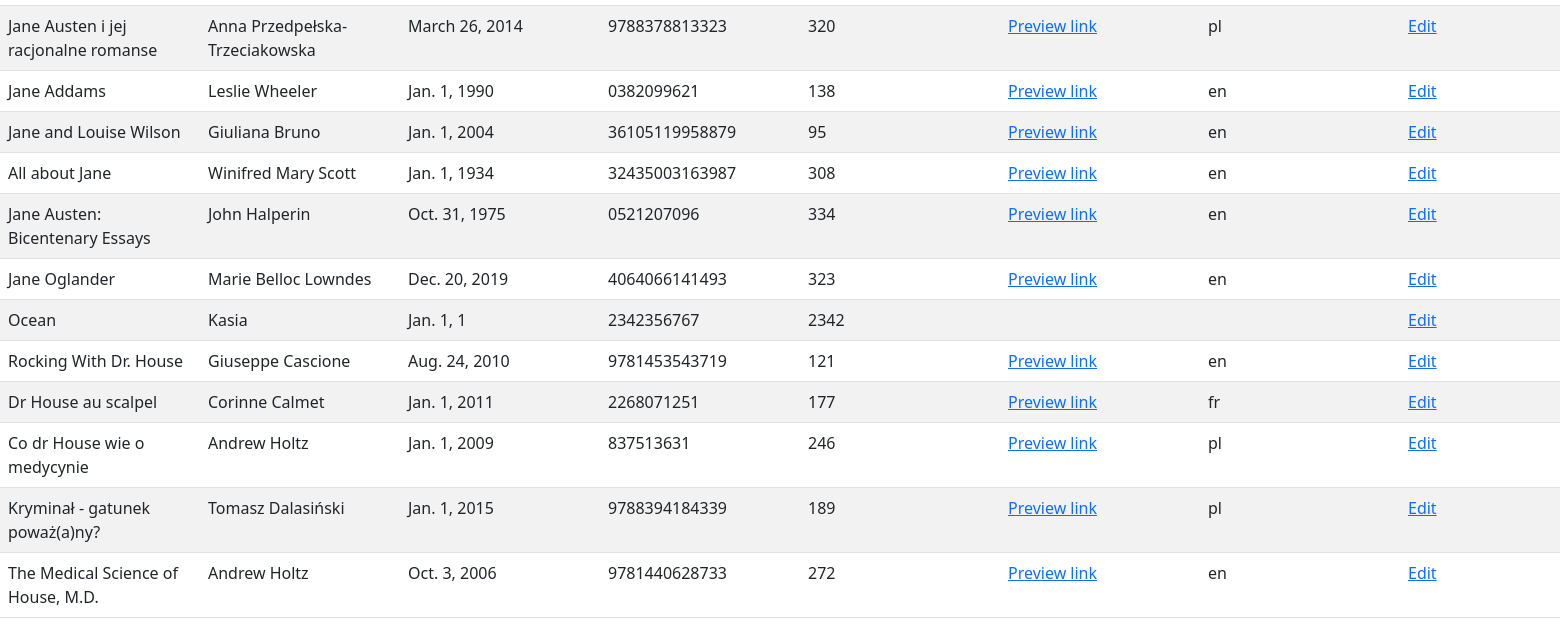
Before: /books_list/ (lower part) with the older database file.
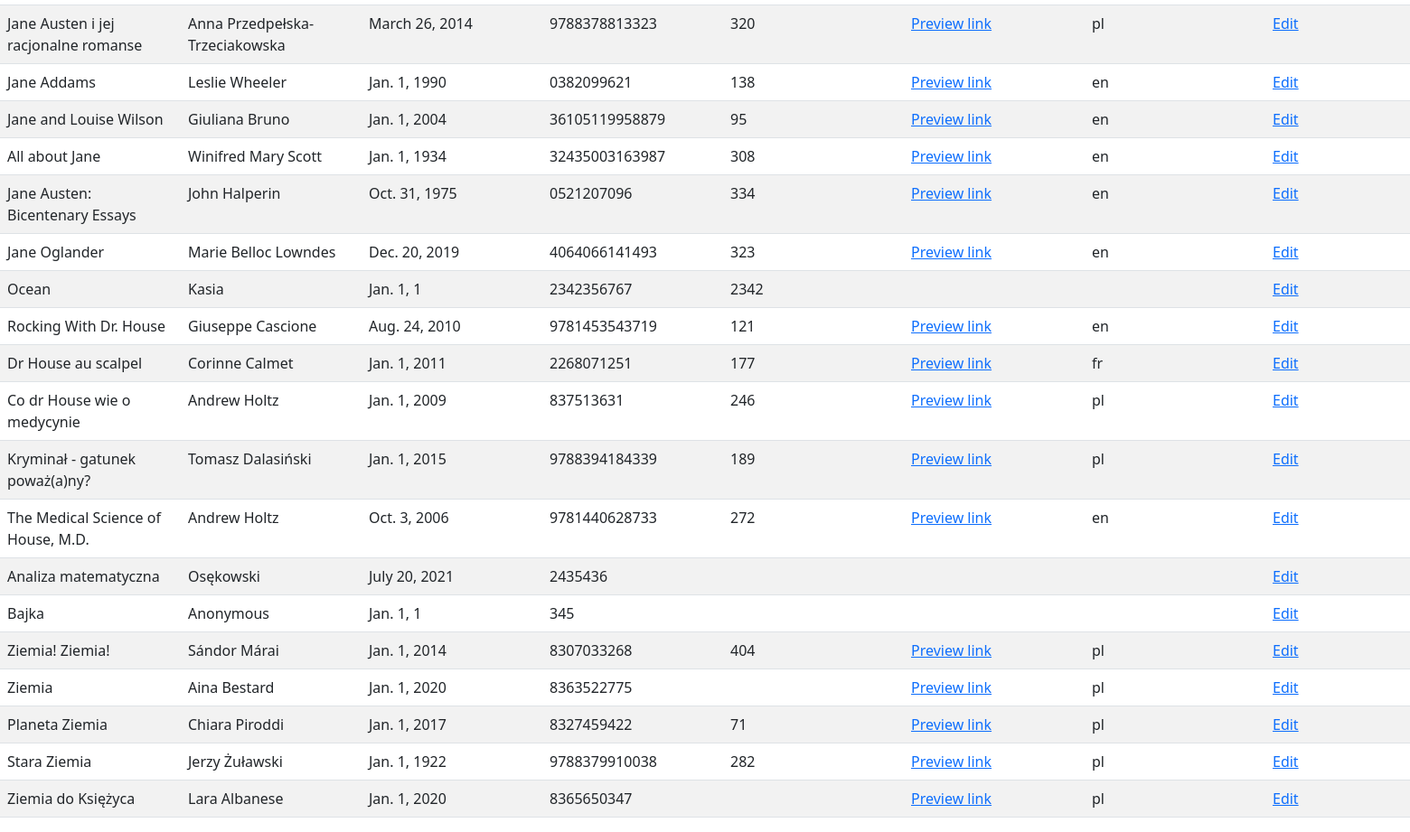
After: the same page with the newer database file.
### books_app/models.py (models this page shows)
class Book(models.Model):
    title = models.TextField(max_length=400)
    author = models.TextField(max_length=400)
    publication_date = models.DateField()
    isbn = models.TextField(max_length=20)
    pages = models.IntegerField(null=True)
    link = models.TextField(max_length=400, null=True)
    language = models.TextField(max_length=100, null=True)

### books_app/views.py (the view)
# urls.py: path('books_list/', books_list, name="books_list"),
def books_list(request):
    books = Book.objects.all()
    books_filter = BooksFilter(request.GET, queryset=books)
    books = books_filter.qs
    context = {
        "books": books,
        "books_filter": books_filter
    }
    return render(request, "books_app/books_list.html", context)

### books_app/templates/books_app/books_list.html (shortened to what this page needs)
<!DOCTYPE html>
<html lang="en">
<head>
    <link href="https://cdn.jsdelivr.net/npm/bootstrap@5.0.2/dist/css/bootstrap.min.css"
 rel="stylesheet">
</head>
<body>
<br/>
<br/>
<br/>
<table class="table table-striped table-hover table-responsive align-left">
    <tbody>
    {% for book in books %}
    <tr>
        <td style="min-width:200px">{{ book.title }}</td>
        <td style="min-width:200px">{{ book.author }}</td>
        <td style="min-width:200px">{{ book.publication_date }}</td>
        <td style="min-width:200px">{{ book.isbn }}</td>
        <td style="min-width:200px">{% if book.pages %} {{ book.pages}} {% endif %}</td>
        <td style="min-width:200px">{% if book.link %}<a href="{{book.link}}">Preview link</a>{% endif %}</td>
        <td style="min-width:200px">{{ book.language }}</td>
        <td style="min-width:200px"><a href="{% url 'books_app:edit_book' id=book.id %}">Edit</a></td>
    </tr>
    {% empty %}
    <h4>Sorry, we don't have the book you're looking for.
        Do you want to <a href="{% url 'books_app:import_books' %}">import new books</a>?</h4>
    {% endfor %}
    </tbody>
</table>
</body>
</html>

Changed rows visible on the page:
added Book: title "Analiza matematyczna", author "Osękowski", publication_date "July 20, 2021", isbn "2435436"
added Book: title "Bajka", author "Anonymous", publication_date "Jan. 1, 1", isbn "345"
added Book: title "Ziemia! Ziemia!", author "Sándor Márai", publication_date "Jan. 1, 2014", isbn "8307033268", pages "404", language "pl"
added Book: title "Ziemia", author "Aina Bestard", publication_date "Jan. 1, 2020", isbn "8363522775", language "pl"
added Book: title "Planeta Ziemia", author "Chiara Piroddi", publication_date "Jan. 1, 2017", isbn "8327459422", pages "71", language "pl"
added Book: title "Stara Ziemia", author "Jerzy Żuławski", publication_date "Jan. 1, 1922", isbn "9788379910038", pages "282", language "pl"
added Book: title "Ziemia do Księżyca", author "Lara Albanese", publication_date "Jan. 1, 2020", isbn "8365650347", language "pl"
